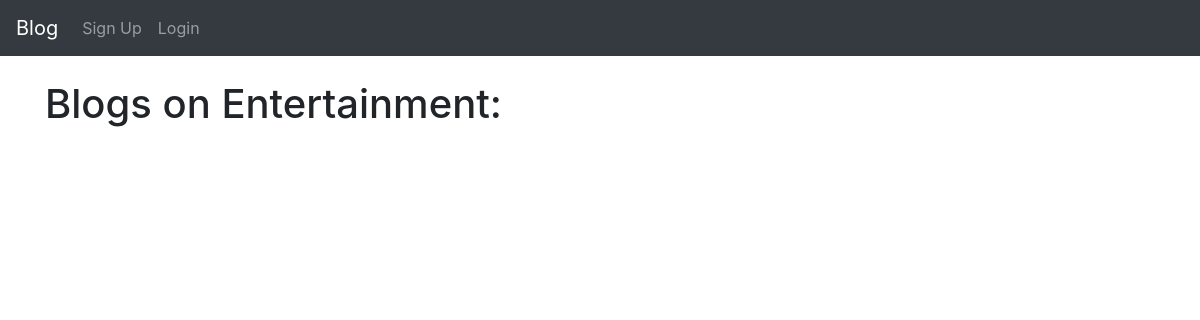
Page /blog/category/Entertainment on the earlier database version.
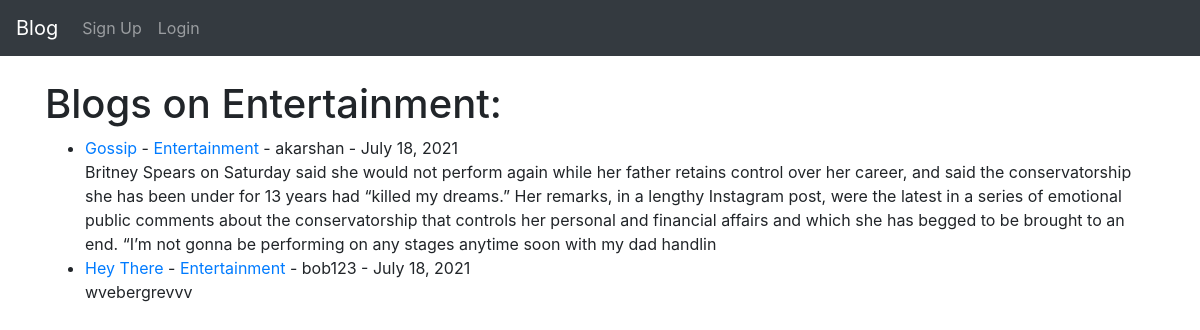
Same page on the later database version.
### myblog/models.py (models this page shows, shortened)
class Post(models.Model):
    title = models.CharField(max_length=100)
    author = models.ForeignKey(User, on_delete=models.CASCADE)
    body = models.TextField()
    post_date = models.DateField(auto_now_add=True)
    category = models.CharField(max_length=100,default = 'general')

### myblog/views.py (the view)
# urls.py: path('blog/category/<str:cat>',CategoryView,name='cat-view'),
def CategoryView(request,cat):
    posts = Post.objects.filter(category = cat.replace('-',' '))
    return render(request,'posts_cat.html',{'cats':cat,'posts':posts})

### myblog/templates/posts_cat.html
{%  extends 'base.html' %}
{%block content%}
<h1>Blogs on {{cats}}:</h1>
<ul>
{%for post in posts%}
<li><a href = "{% url 'blog-detail' post.pk %}">{{post.title}} </a> - <a href = "{% url 'cat-view' post.category %}">{{post.category}}</a> - {{post.author}} - {{post.post_date}}<br>
{{post.body|slice:":500"|safe}}</li>
{%endfor%}
</ul>
{%endblock%}

Differences in the rows shown:
added Post: title "Gossip", category "Entertainment", author "akarshan", post_date "July 18, 2021", body "Britney Spears on Saturday said she would not perform again while her father retains control over her career, and said the conservatorship she has been under for 13 years had “killed my dreams.” Her remarks, in a lengthy Instagram post, were the latest in a series of emotional public comments about the conservatorship that controls her personal and financial affairs and which she has begged to be brought to an end. “I’m not gonna be performing on any stages anytime soon with my dad handlin"
added Post: title "Hey There", category "Entertainment", author "bob123", post_date "July 18, 2021", body "wvebergrevvv"
